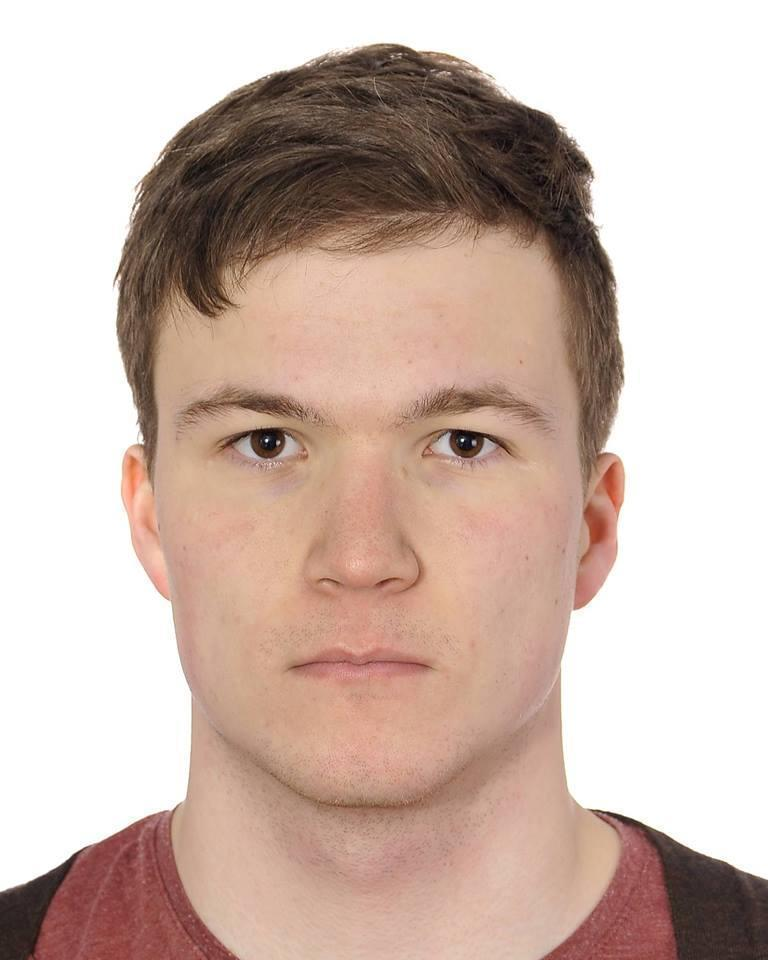
#> input picture myimg.jpg, 768 x 960 px
$ python phototinter.py
#> lines starting #> are read from the running program, lines starting #| are printed output that depends on the picture
### transforms.py
"""A library for describing and applying affine transforms to PIL images."""
import numpy as np
import PIL.Image


class RGBTransform(object):
    """A description of an affine transformation to an RGB image.
    This class is immutable.
    Methods correspond to matrix left-multiplication/post-application:
    for example,
        RGBTransform().multiply_with(some_color).desaturate()
    describes a transformation where the multiplication takes place first.
    Use rgbt.applied_to(image) to return a converted copy of the given image.
    For example:
        grayish = RGBTransform.desaturate(factor=0.5).applied_to(some_image)
    """

    def __init__(self, matrix=None):
        self._matrix = matrix if matrix is not None else np.eye(4)

    def _then(self, operation):
        return RGBTransform(np.dot(_embed44(operation), self._matrix))

    # [38 lines left out: functions desaturate, multiply_with, not called in this run]

    def mix_with(self, base_color, factor=1.0):
        """Mix an image by a constant base color.
        The base color should be a 1-by-3 array-like object
        representing an RGB color in [0, 255]^3 space.
        For example, to mix with orange,
        the transformation
            RGBTransform().mix_with((255, 127, 0))
        might be used.
        The factor controls the strength of the color to be added.
        If the factor is 1.0, all pixels will be exactly the new color;
        if it is 0.0, the pixels will be unchanged.
        """
        base_color = _to_rgb(base_color, "base_color")
        operation = _embed44((1 - factor) * np.eye(3))
        operation[:3, 3] = factor * base_color

        return self._then(operation)

    def get_matrix(self):
        """Get the underlying 3-by-4 matrix for this affine transform."""
        return self._matrix[:3, :]

    def applied_to(self, image):
        """Apply this transformation to a copy of the given RGB* image.
        The image should be a PIL image with at least three channels.
        Specifically, the RGB and RGBA modes are both supported, but L is not.
        Any channels past the first three will pass through unchanged.
        The original image will not be modified;
        a new image of the same mode and dimensions will be returned.
        """

        # PIL.Image.convert wants the matrix as a flattened 12-tuple.
        # (The docs claim that they want a 16-tuple, but this is wrong;
        # cf. _imaging.c:767 in the PIL 1.1.7 source.)
        matrix = tuple(self.get_matrix().flatten())

        channel_names = image.getbands()
        channel_count = len(channel_names)
        if channel_count < 3:
            raise ValueError("Image must have at least three channels!")
        elif channel_count == 3:
            return image.convert('RGB', matrix)
        else:
            # Probably an RGBA image.
            # Operate on the first three channels (assuming RGB),
            # and tack any others back on at the end.
            channels = list(image.split())
            rgb = PIL.Image.merge('RGB', channels[:3])
            transformed = rgb.convert('RGB', matrix)
            new_channels = transformed.split()
            channels[:3] = new_channels
            return PIL.Image.merge(''.join(channel_names), channels)

    # [39 lines left out: function applied_to_pixel, not called in this run]


def _embed44(matrix):
    """Embed a 4-by-4 or smaller matrix in the upper-left of I_4."""
    result = np.eye(4)
    r, c = matrix.shape
    result[:r, :c] = matrix
    return result


def _to_rgb(thing, name="input"):
    """Convert an array-like object to a 1-by-3 numpy array, or fail."""
    thing = np.array(thing)
    assert thing.shape == (3, ), (
        "Expected %r to be a length-3 array-like object, but found shape %s" %
            (name, thing.shape))
    return thing

### phototinter.py
import cv2
from PIL import Image

from transforms import RGBTransform


def image_tint(img1, img2, img3):
    """
    Function that adds red, green and grayish tint to images.
    :param img1: image 1
    :param img2: image 2
    :param img3: image 3
    :return: list of tinted images
    """
    red = RGBTransform().mix_with((255, 0, 0), factor=.30).applied_to(img3)
    green = RGBTransform().mix_with((0, 255, 0), factor=.30).applied_to(img1)
    white = RGBTransform().mix_with((189, 190, 191), factor=.30).applied_to(img2)
    return [green, white, red]


def split_image(input_image_path):
    """
    Function that splits image vertically to 3 different slices.

    :param input_image_path: image path
    :return: Cropped images
    """
#> called with input_image_path = 'myimg.jpg'
    image = cv2.imread(input_image_path)
#> image is the input picture: shape (960, 768, 3); mean B, G, R 174.7, 184.5, 206
    cv2.imshow("Original Image", image)
    cv2.waitKey(0)

    height, width, channels = image.shape[:3]
#> height = 960; width = 768; channels = 3
    print(image.shape)
#| (960, 768, 3)

    witdthdividedby3 = width / 3
#> witdthdividedby3 = 256

    # Let's get the starting pixel coordiantes (top left of cropped top)
    start_row, start_col = int(0), int(0)
    # Let's get the ending pixel coordinates (bottom right of cropped top)
    end_row, end_col = int(height), int(witdthdividedby3)
#> end_row = 960; end_col = 256
    cropped_right = image[start_row:end_row, start_col:end_col]
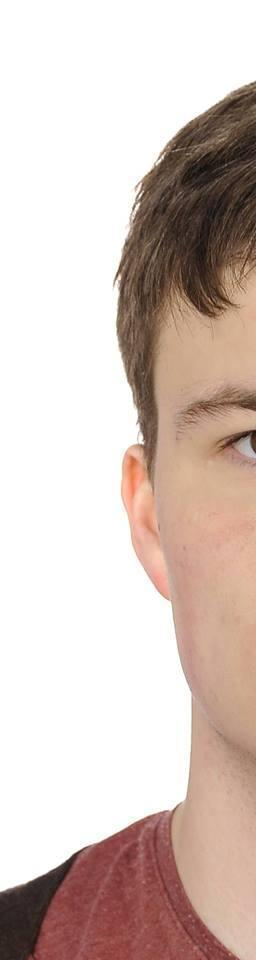
#> cropped_right: shape (960, 256, 3); mean B, G, R 190.5, 197.4, 213.7
    cv2.imshow("Cropped right", cropped_right)
    cv2.waitKey(0)
    cv2.destroyAllWindows()
    end_row, end_col = int(height), int(witdthdividedby3 * 2)
#> end_col = 512
    start_row, start_col = int(0), int(witdthdividedby3)
#> start_row = 0; start_col = 256
    cropped_mid = image[start_row:end_row, start_col:end_col]
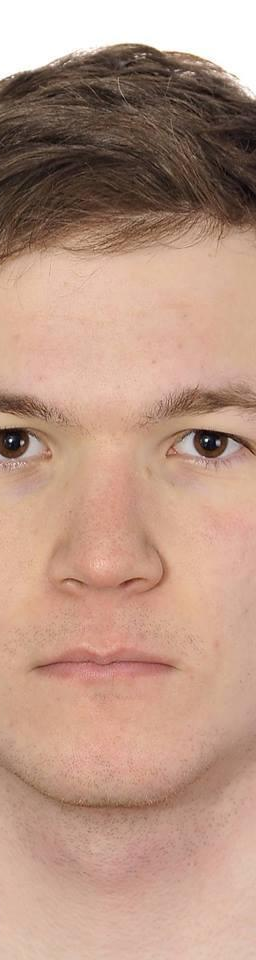
#> cropped_mid: shape (960, 256, 3); mean B, G, R 133.5, 151, 186.2
    cv2.imshow("Cropped mid", cropped_mid)
    cv2.waitKey(0)
    cv2.destroyAllWindows()
    end_row, end_col = int(height), int(witdthdividedby3 * 3)
#> end_col = 768
    start_row, start_col = int(0), int(witdthdividedby3 * 2)
#> start_col = 512
    cropped_left = image[start_row:end_row, start_col:end_col]
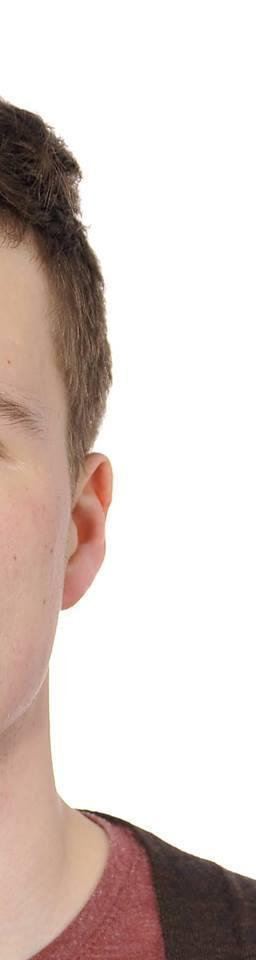
#> cropped_left: shape (960, 256, 3); mean B, G, R 200.2, 205.1, 218
    cv2.imshow("Cropped left", cropped_left)
    cv2.waitKey(0)
    cv2.destroyAllWindows()

    return cropped_right, cropped_mid, cropped_left


def combine_pictures(images):
    """
    Function that combines pictures together.

    :param images: (List of pictures)
    :return: True
    """
    widths, heights = zip(*(i.size for i in images))

    total_width = sum(widths)
    max_height = max(heights)

    new_im = Image.new('RGB', (total_width, max_height))

    x_offset = 0
    for im in images:
        new_im.paste(im, (x_offset, 0))
        x_offset += im.size[0]

    new_im.save('test.jpg')

    return True


if __name__ == '__main__':
    # input img
    input_image_path = 'myimg.jpg'
    # splited image
    crop_right, crop_mid, crop_left = split_image(input_image_path)

    # convert open cv to PIL
    img1 = cv2.cvtColor(crop_right, cv2.COLOR_BGR2RGB)
    img_pil = Image.fromarray(img1)
    img2 = cv2.cvtColor(crop_mid, cv2.COLOR_BGR2RGB)
    img_pil2 = Image.fromarray(img2)
    img3 = cv2.cvtColor(crop_left, cv2.COLOR_BGR2RGB)
    img_pil3 = Image.fromarray(img3)
    # Add tint to img
    result = image_tint(img_pil, img_pil2, img_pil3)
#> in applied_to, `channel_names = image.getbands()`: channel_names = ('R', 'G', 'B')
#> in applied_to, `channel_count = len(channel_names)`: channel_count = 3
#> in applied_to, `return image.convert('RGB', matrix)`:
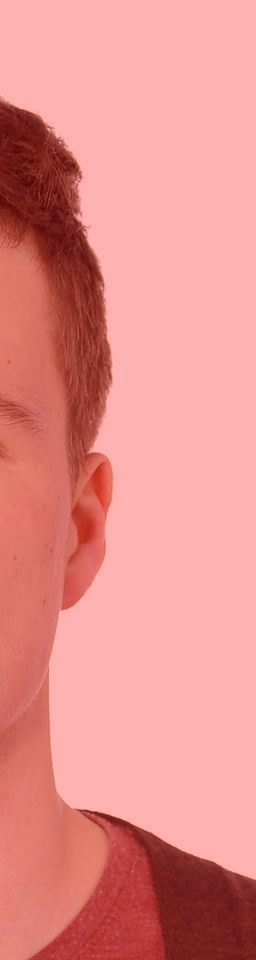
#> returned value: PIL image 256x960 RGB; mean R, G, B 229.1, 143.9, 140.4
#> in applied_to (call 2), `return image.convert('RGB', matrix)`:
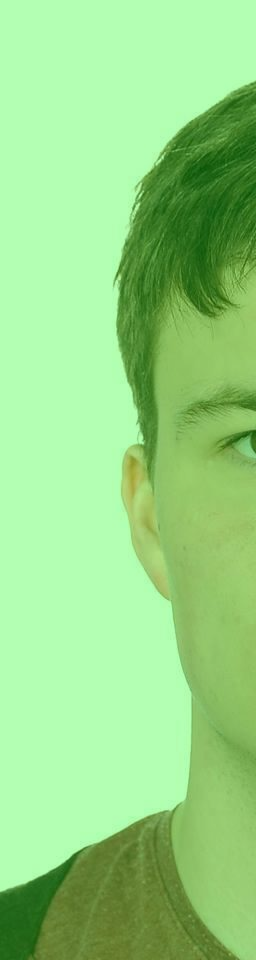
#> returned value: PIL image 256x960 RGB; mean R, G, B 149.9, 214.7, 133.6
#> in applied_to (call 3), `return image.convert('RGB', matrix)`:
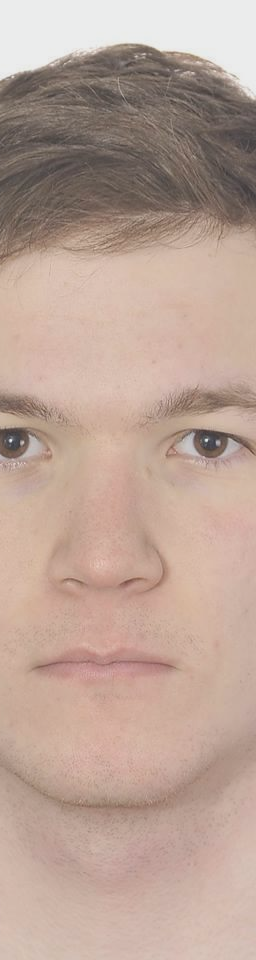
#> returned value: PIL image 256x960 RGB; mean R, G, B 187.1, 162.8, 150.8
#> result = 3 items

    # Add pictures with different tint together
    combine_pictures(result)
#> in combine_pictures, `widths, heights = zip(*(i.size for i in images))`: widths = (256, 256, 256); heights = (960, 960, 960)
#> in combine_pictures, `total_width = sum(widths)`: total_width = 768
#> in combine_pictures, `max_height = max(heights)`: max_height = 960
#> in combine_pictures, `new_im = Image.new('RGB', (total_width, max_height))`: new_im: PIL image 768x960 RGB; every value is 0
#> the loop in combine_pictures, `for im in images:` made 3 passes
#> x_offset on passes 1 to 3: 256, 512, 768
#> after the loop in combine_pictures, `for im in images:`:
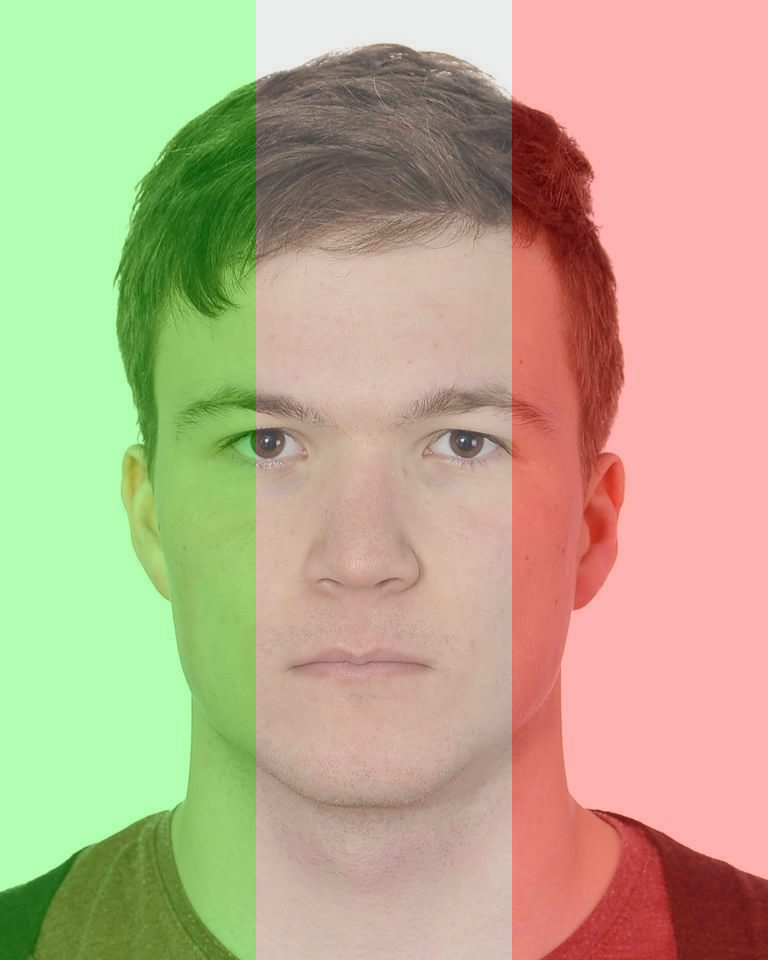
#> new_im: PIL image 768x960 RGB; mean R, G, B 188.7, 173.8, 141.6
#> after the loop in combine_pictures, `for im in images:`: x_offset = 768
